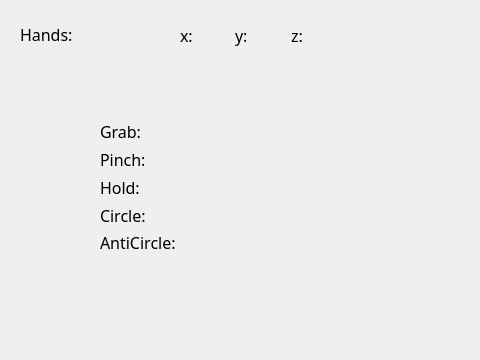
<?xml version="1.0" encoding="UTF-8"?>
<ui version="4.0">
 <class>LMEngineeringModel</class>
 <widget class="QWidget" name="LMEngineeringModel">
  <property name="geometry">
   <rect>
    <x>0</x>
    <y>0</y>
    <width>480</width>
    <height>360</height>
   </rect>
  </property>
  <property name="windowTitle">
   <string>Form</string>
  </property>
  <widget class="QWidget" name="horizontalLayoutWidget">
   <property name="geometry">
    <rect>
     <x>100</x>
     <y>120</y>
     <width>166</width>
     <height>133</height>
    </rect>
   </property>
   <layout class="QHBoxLayout" name="horizontalLayout_2">
    <item>
     <layout class="QVBoxLayout" name="verticalLayout">
      <item>
       <widget class="QLabel" name="labelGRAB">
        <property name="font">
         <font>
          <family>微软雅黑</family>
          <pointsize>12</pointsize>
         </font>
        </property>
        <property name="text">
         <string>Grab:</string>
        </property>
       </widget>
      </item>
      <item>
       <widget class="QLabel" name="labelPINCH">
        <property name="font">
         <font>
          <family>微软雅黑</family>
          <pointsize>12</pointsize>
         </font>
        </property>
        <property name="text">
         <string>Pinch:</string>
        </property>
       </widget>
      </item>
      <item>
       <widget class="QLabel" name="labelHOLD">
        <property name="font">
         <font>
          <family>微软雅黑</family>
          <pointsize>12</pointsize>
         </font>
        </property>
        <property name="text">
         <string>Hold:</string>
        </property>
       </widget>
      </item>
      <item>
       <widget class="QLabel" name="labelCIRCLE">
        <property name="font">
         <font>
          <family>微软雅黑</family>
          <pointsize>12</pointsize>
         </font>
        </property>
        <property name="text">
         <string>Circle:</string>
        </property>
       </widget>
      </item>
      <item>
       <widget class="QLabel" name="labelANTICIRCLE">
        <property name="font">
         <font>
          <family>微软雅黑</family>
          <pointsize>12</pointsize>
         </font>
        </property>
        <property name="text">
         <string>AntiCircle:</string>
        </property>
       </widget>
      </item>
     </layout>
    </item>
    <item>
     <layout class="QVBoxLayout" name="verticalLayout_2">
      <item>
       <widget class="QLabel" name="GRAB">
        <property name="font">
         <font>
          <family>微软雅黑</family>
          <pointsize>12</pointsize>
         </font>
        </property>
        <property name="text">
         <string/>
        </property>
       </widget>
      </item>
      <item>
       <widget class="QLabel" name="PINCH">
        <property name="font">
         <font>
          <family>微软雅黑</family>
          <pointsize>12</pointsize>
         </font>
        </property>
        <property name="text">
         <string/>
        </property>
       </widget>
      </item>
      <item>
       <widget class="QLabel" name="HOLD">
        <property name="font">
         <font>
          <family>微软雅黑</family>
          <pointsize>12</pointsize>
         </font>
        </property>
        <property name="text">
         <string/>
        </property>
       </widget>
      </item>
      <item>
       <widget class="QLabel" name="CIRCLE">
        <property name="font">
         <font>
          <family>微软雅黑</family>
          <pointsize>12</pointsize>
         </font>
        </property>
        <property name="text">
         <string/>
        </property>
       </widget>
      </item>
      <item>
       <widget class="QLabel" name="ANTICIRCLE">
        <property name="font">
         <font>
          <family>微软雅黑</family>
          <pointsize>12</pointsize>
         </font>
        </property>
        <property name="text">
         <string/>
        </property>
       </widget>
      </item>
     </layout>
    </item>
   </layout>
  </widget>
  <widget class="QWidget" name="horizontalLayoutWidget_2">
   <property name="geometry">
    <rect>
     <x>180</x>
     <y>20</y>
     <width>160</width>
     <height>31</height>
    </rect>
   </property>
   <layout class="QHBoxLayout" name="horizontalLayout_3">
    <item>
     <widget class="QLabel" name="label_2">
      <property name="font">
       <font>
        <family>微软雅黑</family>
        <pointsize>12</pointsize>
       </font>
      </property>
      <property name="text">
       <string>x:</string>
      </property>
     </widget>
    </item>
    <item>
     <widget class="QLabel" name="label_3">
      <property name="font">
       <font>
        <family>微软雅黑</family>
        <pointsize>12</pointsize>
       </font>
      </property>
      <property name="text">
       <string>y:</string>
      </property>
     </widget>
    </item>
    <item>
     <widget class="QLabel" name="label_4">
      <property name="font">
       <font>
        <family>微软雅黑</family>
        <pointsize>12</pointsize>
       </font>
      </property>
      <property name="text">
       <string>z:</string>
      </property>
     </widget>
    </item>
   </layout>
  </widget>
  <widget class="QLabel" name="label">
   <property name="geometry">
    <rect>
     <x>20</x>
     <y>20</y>
     <width>52</width>
     <height>29</height>
    </rect>
   </property>
   <property name="font">
    <font>
     <family>微软雅黑</family>
     <pointsize>12</pointsize>
    </font>
   </property>
   <property name="text">
    <string>Hands:</string>
   </property>
  </widget>
 </widget>
 <resources/>
 <connections/>
</ui>
